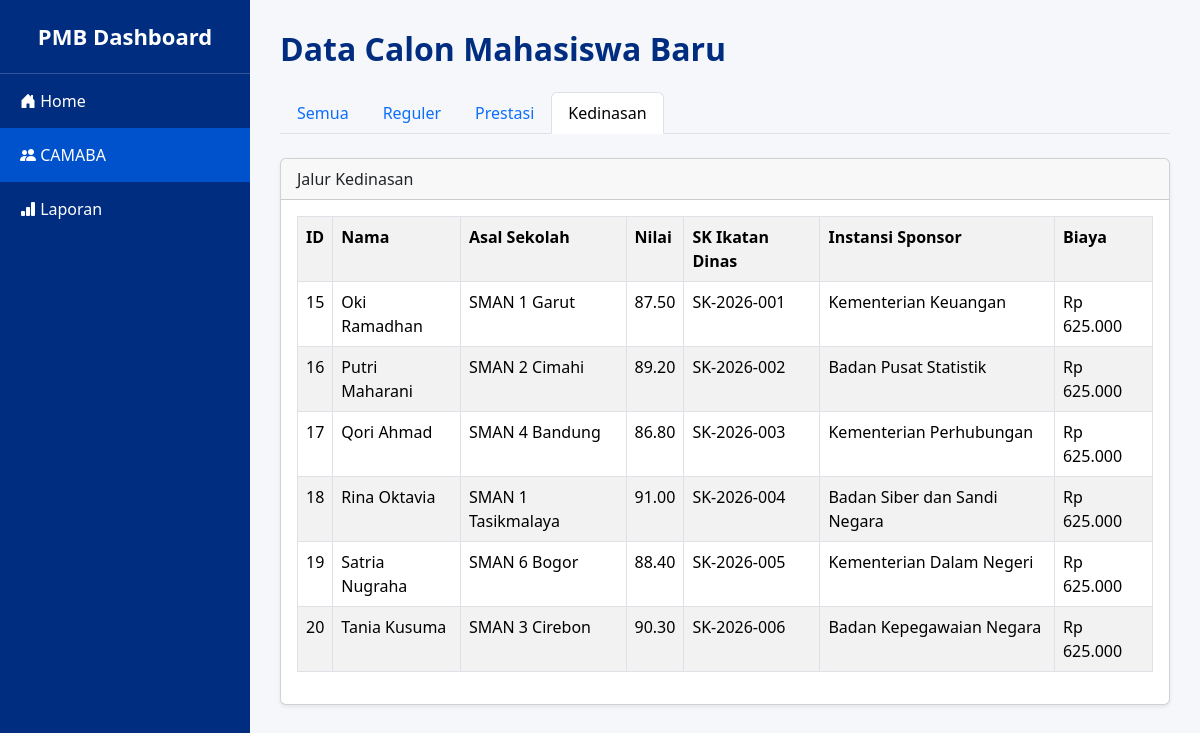
The app's page /index.php?page=camaba&filter=kedinasan with its own data.
### tables this page shows
CREATE TABLE `tabel_pendaftaran` (
  `id_pendaftaran` int NOT NULL,
  `nama_calon` varchar(100) NOT NULL,
  `asal_sekolah` varchar(100) NOT NULL,
  `nilai_ujian` decimal(5,2) NOT NULL,
  `biaya_pendaftaran_dasar` decimal(12,2) NOT NULL,
  `jalur_pendaftaran` enum('Reguler','Prestasi','Kedinasan') NOT NULL,
  `pilihan_prodi` varchar(100) DEFAULT NULL,
  `lokasi_kampus` varchar(100) DEFAULT NULL,
  `jenis_prestasi` varchar(100) DEFAULT NULL,
  `tingkat_prestasi` varchar(50) DEFAULT NULL,
  `sk_ikatan_dinas` varchar(100) DEFAULT NULL,
  `instansi_sponsor` varchar(100) DEFAULT NULL
);

### PendaftaranKedinasan.php (called while the page is built, shortened)
<?php
require_once 'Pendaftaran.php';
class PendaftaranKedinasan extends Pendaftaran
{
    public static function getDaftarKedinasan($db)
    {
        $query = "SELECT * FROM tabel_pendaftaran
                  WHERE jalur_pendaftaran = 'Kedinasan'";
        return mysqli_query($db, $query);
    }
    public function hitungTotalBiaya()
    {
        return $this->biaya_pendaftaran_dasar * 1.25;
    }
}

### Pendaftaran.php (called while the page is built, shortened)
<?php
abstract class Pendaftaran
{
    public function __construct(
        $id_pendaftaran,
        $nama_calon,
        $asal_sekolah,
        $nilai_ujian,
        $biaya_pendaftaran_dasar,
        $jalur_pendaftaran
    ) {
        $this->biaya_pendaftaran_dasar = $biaya_pendaftaran_dasar;
    }
}

### pages/camaba.php (the view, shortened to what this page needs)
<?php
require_once 'koneksi.php';
require_once 'Pendaftaran.php';
require_once 'PendaftaranKedinasan.php';
$filter = isset($_GET['filter']) ? $_GET['filter'] : 'semua';
?>
<h2 class="page-title mb-4">
    Data Calon Mahasiswa Baru
</h2>
<ul class="nav nav-tabs mb-4">
    <li class="nav-item">
        <a class="nav-link <?php echo ($filter == 'semua') ? 'active' : ''; ?>"
           href="index.php?page=camaba&filter=semua">
            Semua
        </a>
    </li>
    <li class="nav-item">
        <a class="nav-link <?php echo ($filter == 'reguler') ? 'active' : ''; ?>"
           href="index.php?page=camaba&filter=reguler">
            Reguler
        </a>
    </li>
    <li class="nav-item">
        <a class="nav-link <?php echo ($filter == 'prestasi') ? 'active' : ''; ?>"
           href="index.php?page=camaba&filter=prestasi">
            Prestasi
        </a>
    </li>
    <li class="nav-item">
        <a class="nav-link <?php echo ($filter == 'kedinasan') ? 'active' : ''; ?>"
           href="index.php?page=camaba&filter=kedinasan">
            Kedinasan
        </a>
    </li>
</ul>
<?php
if($filter == 'kedinasan')
{
$data = PendaftaranKedinasan::getDaftarKedinasan($db);
?>
<div class="card shadow-sm">
<div class="card-header">
    Jalur Kedinasan
</div>
<div class="card-body">
<table class="table table-bordered table-striped">
<tr>
    <th>ID</th>
    <th>Nama</th>
    <th>Asal Sekolah</th>
    <th>Nilai</th>
    <th>SK Ikatan Dinas</th>
    <th>Instansi Sponsor</th>
    <th>Biaya</th>
</tr>
<?php
while($row = mysqli_fetch_assoc($data))
{
$obj = new PendaftaranKedinasan(
    $row['id_pendaftaran'],
    $row['nama_calon'],
    $row['asal_sekolah'],
    $row['nilai_ujian'],
    $row['biaya_pendaftaran_dasar'],
    $row['jalur_pendaftaran'],
    $row['sk_ikatan_dinas'],
    $row['instansi_sponsor']
);
?>
<tr>
<td><?= $row['id_pendaftaran']; ?></td>
<td><?= $row['nama_calon']; ?></td>
<td><?= $row['asal_sekolah']; ?></td>
<td><?= $row['nilai_ujian']; ?></td>
<td><?= $row['sk_ikatan_dinas']; ?></td>
<td><?= $row['instansi_sponsor']; ?></td>
<td>Rp <?= number_format($obj->hitungTotalBiaya(),0,",","."); ?></td>
</tr>
<?php
}
?>
</table>
</div>
</div>
<?php
}
?>

### index.php (style rules this page uses)
body { background-color: #f5f7fb; overflow-x: hidden; }
.page-title { color: #002D80; font-weight: bold; }

### records on screen
tabel_pendaftaran: id_pendaftaran "15", nama_calon "Oki Ramadhan", asal_sekolah "SMAN 1 Garut", nilai_ujian "87.50", sk_ikatan_dinas "SK-2026-001", instansi_sponsor "Kementerian Keuangan", biaya_pendaftaran_dasar "625.000"
tabel_pendaftaran: id_pendaftaran "16", nama_calon "Putri Maharani", asal_sekolah "SMAN 2 Cimahi", nilai_ujian "89.20", sk_ikatan_dinas "SK-2026-002", instansi_sponsor "Badan Pusat Statistik", biaya_pendaftaran_dasar "625.000"
tabel_pendaftaran: id_pendaftaran "17", nama_calon "Qori Ahmad", asal_sekolah "SMAN 4 Bandung", nilai_ujian "86.80", sk_ikatan_dinas "SK-2026-003", instansi_sponsor "Kementerian Perhubungan", biaya_pendaftaran_dasar "625.000"
tabel_pendaftaran: id_pendaftaran "18", nama_calon "Rina Oktavia", asal_sekolah "SMAN 1 Tasikmalaya", nilai_ujian "91.00", sk_ikatan_dinas "SK-2026-004", instansi_sponsor "Badan Siber dan Sandi Negara", biaya_pendaftaran_dasar "625.000"
tabel_pendaftaran: id_pendaftaran "19", nama_calon "Satria Nugraha", asal_sekolah "SMAN 6 Bogor", nilai_ujian "88.40", sk_ikatan_dinas "SK-2026-005", instansi_sponsor "Kementerian Dalam Negeri", biaya_pendaftaran_dasar "625.000"
tabel_pendaftaran: id_pendaftaran "20", nama_calon "Tania Kusuma", asal_sekolah "SMAN 3 Cirebon", nilai_ujian "90.30", sk_ikatan_dinas "SK-2026-006", instansi_sponsor "Badan Kepegawaian Negara", biaya_pendaftaran_dasar "625.000"
